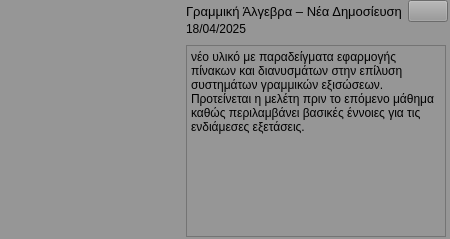
                         <widget class="QWidget" name="widget_40" native="true">
                          <property name="minimumSize">
                           <size>
                            <width>0</width>
                            <height>0</height>
                           </size>
                          </property>
                          <property name="maximumSize">
                           <size>
                            <width>16777215</width>
                            <height>16777215</height>
                           </size>
                          </property>
                          <property name="styleSheet">
                           <string notr="true">background-color: rgb(150, 150, 150);</string>
                          </property>
                          <layout class="QHBoxLayout" name="horizontalLayout_15">
                           <property name="spacing">
                            <number>7</number>
                           </property>
                           <property name="leftMargin">
                            <number>0</number>
                           </property>
                           <property name="topMargin">
                            <number>0</number>
                           </property>
                           <property name="rightMargin">
                            <number>0</number>
                           </property>
                           <property name="bottomMargin">
                            <number>0</number>
                           </property>
                           <item alignment="Qt::AlignLeft">
                            <widget class="QWidget" name="widget_41" native="true">
                             <layout class="QVBoxLayout" name="verticalLayout_34">
                              <property name="leftMargin">
                               <number>0</number>
                              </property>
                              <property name="topMargin">
                               <number>0</number>
                              </property>
                              <property name="rightMargin">
                               <number>0</number>
                              </property>
                              <property name="bottomMargin">
                               <number>0</number>
                              </property>
                              <item>
                               <widget class="QLabel" name="label_34">
                                <property name="minimumSize">
                                 <size>
                                  <width>170</width>
                                  <height>100</height>
                                 </size>
                                </property>
                                <property name="whatsThis">
                                 <string>&lt;html&gt;&lt;head/&gt;&lt;body&gt;&lt;p&gt;&lt;img src=&quot;:/material_design/icons/material_design/unsplash_IyaNci0CyRk.png&quot;/&gt;&lt;/p&gt;&lt;/body&gt;&lt;/html&gt;</string>
                                </property>
                                <property name="styleSheet">
                                 <string notr="true"/>
                                </property>
                                <property name="text">
                                 <string/>
                                </property>
                                <property name="alignment">
                                 <set>Qt::AlignCenter</set>
                                </property>
                               </widget>
                              </item>
                             </layout>
                            </widget>
                           </item>
                           <item>
                            <widget class="QWidget" name="widget_42" native="true">
                             <property name="minimumSize">
                              <size>
                               <width>0</width>
                               <height>0</height>
                              </size>
                             </property>
                             <layout class="QVBoxLayout" name="verticalLayout_35">
                              <property name="spacing">
                               <number>0</number>
                              </property>
                              <property name="topMargin">
                               <number>0</number>
                              </property>
                              <property name="rightMargin">
                               <number>2</number>
                              </property>
                              <property name="bottomMargin">
                               <number>0</number>
                              </property>
                              <item alignment="Qt::AlignTop">
                               <widget class="QWidget" name="widget_43" native="true">
                                <layout class="QGridLayout" name="gridLayout_8">
                                 <property name="leftMargin">
                                  <number>0</number>
                                 </property>
                                 <property name="topMargin">
                                  <number>0</number>
                                 </property>
                                 <property name="rightMargin">
                                  <number>0</number>
                                 </property>
                                 <property name="verticalSpacing">
                                  <number>0</number>
                                 </property>
                                 <item row="0" column="2">
                                  <widget class="QPushButton" name="pushButton_15">
                                   <property name="sizePolicy">
                                    <sizepolicy hsizetype="Fixed" vsizetype="Fixed">
                                     <horstretch>0</horstretch>
                                     <verstretch>0</verstretch>
                                    </sizepolicy>
                                   </property>
                                   <property name="text">
                                    <string/>
                                   </property>
                                   <property name="icon">
                                    <iconset resource="../Qss/icons/_icons.qrc">
                                     <normaloff>:/feather/icons/feather/arrow-right.png</normaloff>:/feather/icons/feather/arrow-right.png</iconset>
                                   </property>
                                   <property name="autoDefault">
                                    <bool>false</bool>
                                   </property>
                                  </widget>
                                 </item>
                                 <item row="1" column="0">
                                  <widget class="QLabel" name="label_35">
                                   <property name="text">
                                    <string>18/04/2025</string>
                                   </property>
                                  </widget>
                                 </item>
                                 <item row="0" column="0" colspan="2">
                                  <widget class="QLabel" name="label_36">
                                   <property name="font">
                                    <font>
                                     <pointsize>10</pointsize>
                                     <italic>false</italic>
                                     <bold>false</bold>
                                     <underline>false</underline>
                                     <strikeout>false</strikeout>
                                     <kerning>true</kerning>
                                    </font>
                                   </property>
                                   <property name="text">
                                    <string>Γραμμική Άλγεβρα – Νέα Δημοσίευση</string>
                                   </property>
                                   <property name="textFormat">
                                    <enum>Qt::AutoText</enum>
                                   </property>
                                   <property name="scaledContents">
                                    <bool>false</bool>
                                   </property>
                                   <property name="wordWrap">
                                    <bool>false</bool>
                                   </property>
                                  </widget>
                                 </item>
                                </layout>
                               </widget>
                              </item>
                              <item>
                               <widget class="QWidget" name="widget_44" native="true">
                                <layout class="QVBoxLayout" name="verticalLayout_36">
                                 <property name="spacing">
                                  <number>0</number>
                                 </property>
                                 <property name="leftMargin">
                                  <number>0</number>
                                 </property>
                                 <property name="topMargin">
                                  <number>0</number>
                                 </property>
                                 <property name="rightMargin">
                                  <number>2</number>
                                 </property>
                                 <property name="bottomMargin">
                                  <number>2</number>
                                 </property>
                                 <item>
                                  <widget class="QTextBrowser" name="textBrowser_8">
                                   <property name="html">
                                    <string>&lt;!DOCTYPE HTML PUBLIC &quot;-//W3C//DTD HTML 4.0//EN&quot; &quot;http://www.w3.org/TR/REC-html40/strict.dtd&quot;&gt;
&lt;html&gt;&lt;head&gt;&lt;meta name=&quot;qrichtext&quot; content=&quot;1&quot; /&gt;&lt;meta charset=&quot;utf-8&quot; /&gt;&lt;style type=&quot;text/css&quot;&gt;
p, li { white-space: pre-wrap; }
hr { height: 1px; border-width: 0; }
li.unchecked::marker { content: &quot;\2610&quot;; }
li.checked::marker { content: &quot;\2612&quot;; }
&lt;/style&gt;&lt;/head&gt;&lt;body style=&quot; font-family:'Sans Serif'; font-size:9pt; font-weight:400; font-style:normal;&quot;&gt;
&lt;p style=&quot; margin-top:0px; margin-bottom:0px; margin-left:0px; margin-right:0px; -qt-block-indent:0; text-indent:0px;&quot;&gt;&lt;span style=&quot; font-family:'MS Shell Dlg 2';&quot;&gt;νέο υλικό με παραδείγματα εφαρμογής πίνακων και διανυσμάτων στην επίλυση συστημάτων γραμμικών εξισώσεων. Προτείνεται η μελέτη πριν το επόμενο μάθημα καθώς περιλαμβάνει βασικές έννοιες για τις ενδιάμεσες εξετάσεις.&lt;/span&gt;&lt;/p&gt;&lt;/body&gt;&lt;/html&gt;</string>
                                   </property>
                                  </widget>
                                 </item>
                                </layout>
                               </widget>
                              </item>
                             </layout>
                            </widget>
                           </item>
                          </layout>
                         </widget>
